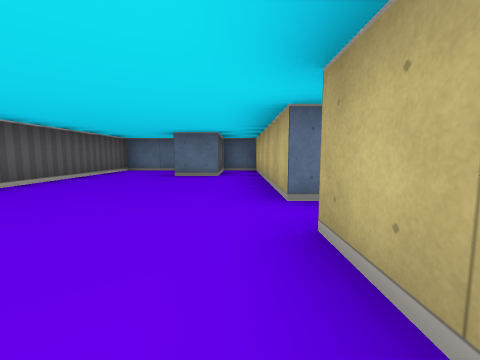
[1] (above)

19 first-person views from a walk through a cub3D ray-caster map. The camera is about half as high as the walls, tilts 6° down and sees 90° across. The floor is counted in squares. Each view is taken from the middle of a square. On the plan, view 1 faces up. The plan holds only what a view shows up to about 9 squares ahead; the rest is blank.

[2]
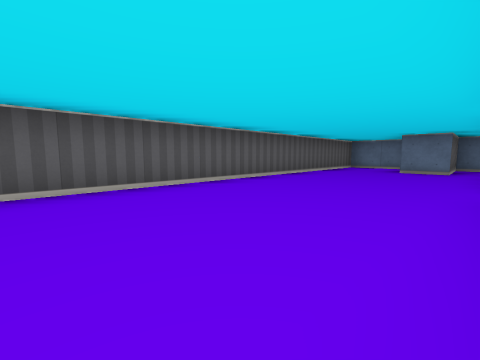

[3]
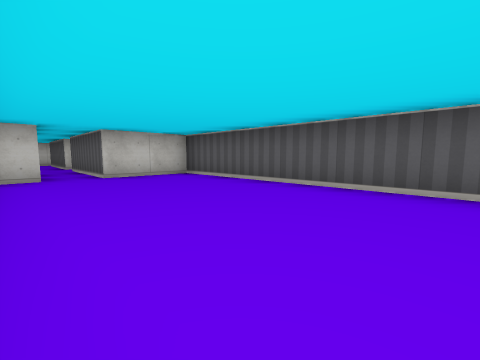

[4]
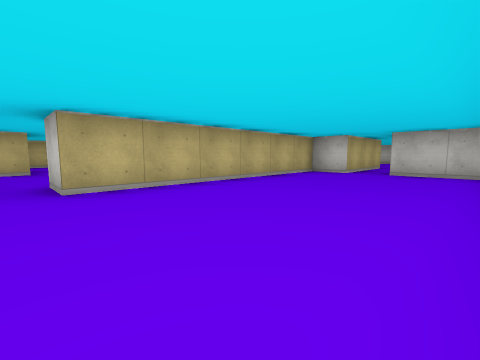

[5]
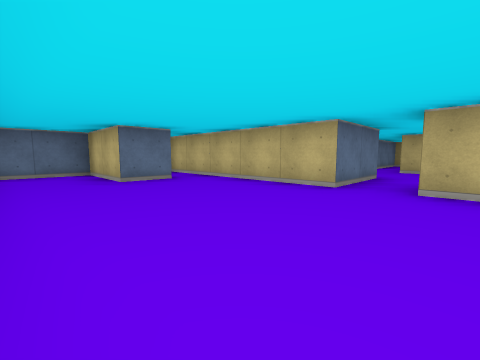

[6]
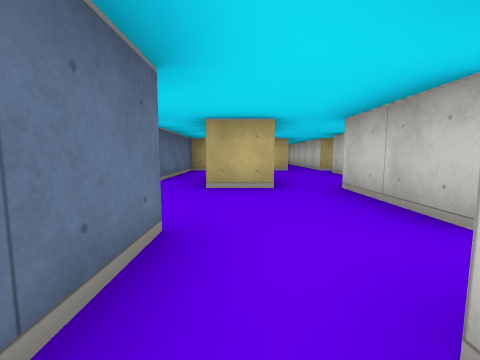

[7]
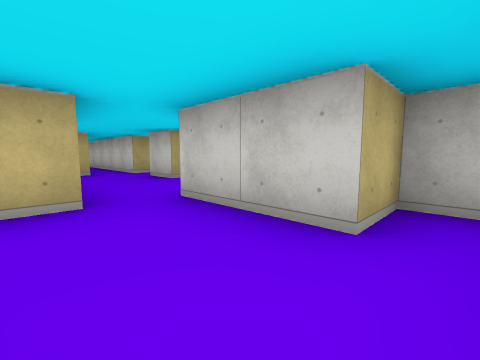

[8]
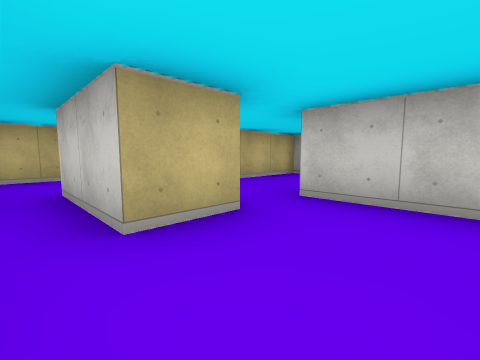

[9]
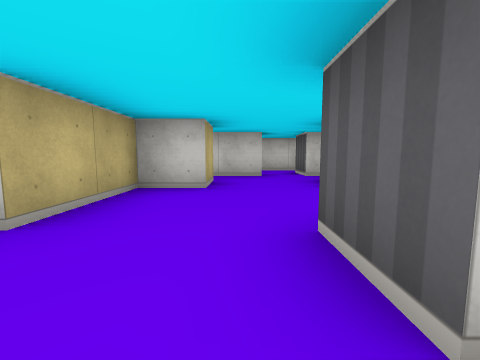

[10]
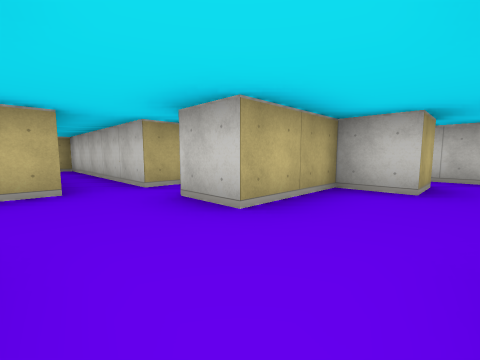

[11]
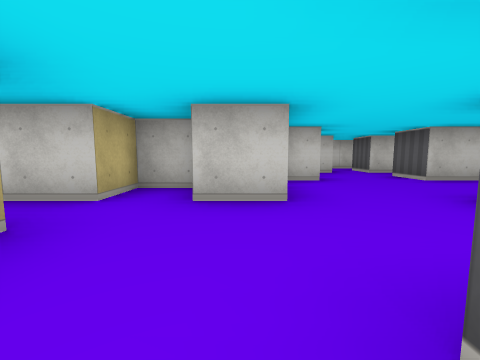

[12]
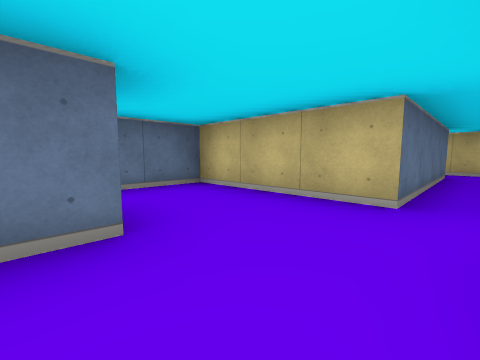

[13]
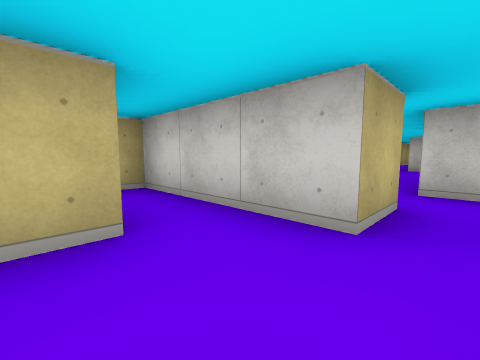

[14]
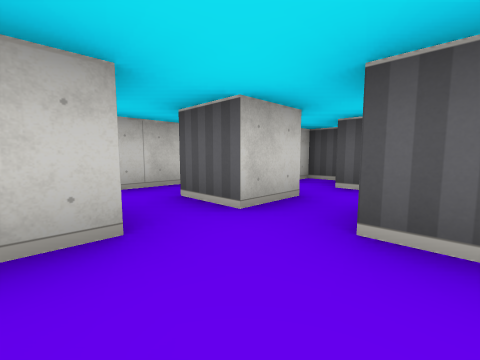

[15]
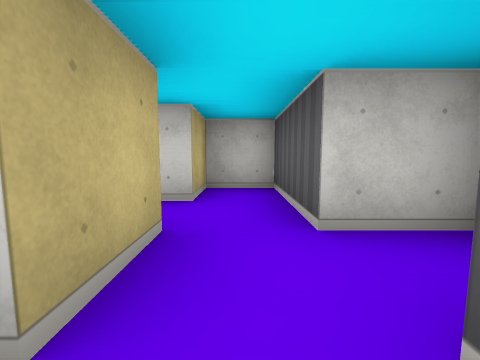

[16]
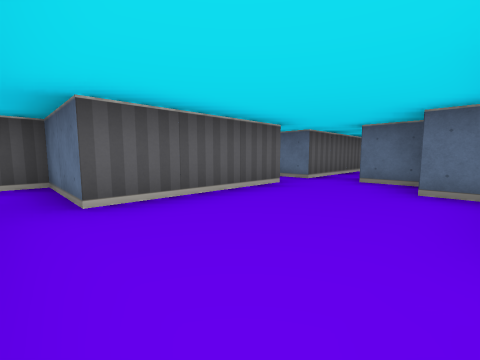

[17]
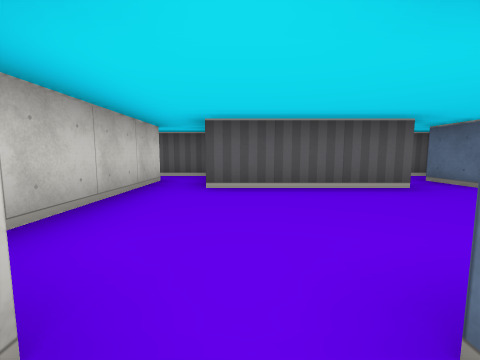

[18]
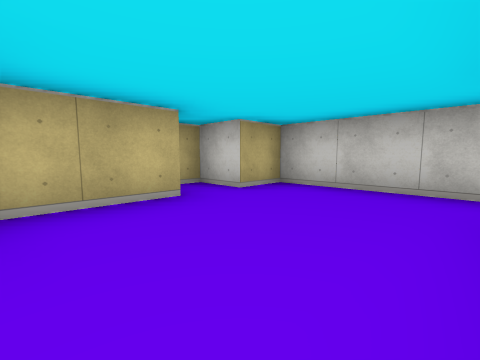

[19]
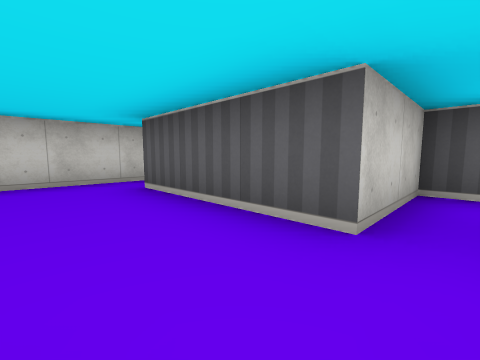

### Floor plan
Ten units are one square. View 1 is at (0, 0); x grows to the right and y downward. Boxes are objects, and circles mark ways between rooms. Rooms are numbered by the first view taken in them; rooms with no view inside come last. Other rooms are left out.
<svg viewBox="-40 -80 170 210">
<path fill="none" stroke="#000" d="M15 -25 5 -25 5 -75 -5 -75 -5 -55 -15 -55 -15 -75 -35 -75 -35 45 -15 45M-5 45 5 45 5 -15 15 -15M25 -25 15 -25M45 -14 45 -25 65 -25M19 5 25 5 25 -5 45 -5M65 -35 55 -35M55 36 55 25 65 25 65 5 75 5M45 -5 45 5M24 25 35 25 35 35M76 15 85 15 85 5 125 5M45 56 45 45 75 45 75 41M66 -15 59 -15M25 55 25 45 35 45 35 55M15 55 15 75 25 75 25 65 45 65M5 49 5 55M125 -5 85 -5 85 -25M11 85 5 85M4 75 -5 75 -5 45M15 106 15 89M-15 125 15 125 15 115 25 115 25 110M-35 66 -35 85 -15 85 -15 115M-15 45 -15 75 -25 75M85 -25 85 -35 65 -35"/>
<circle cx="10" cy="-20" r="3" fill="#2a7"/>
<circle cx="-10" cy="40" r="3" fill="#2a7"/>
<circle cx="50" cy="-10" r="3" fill="#2a7"/>
<circle cx="60" cy="-30" r="3" fill="#2a7"/>
<circle cx="75" cy="-20" r="3" fill="#2a7"/>
<text x="-10" y="-10">1</text>
<text x="30" y="-20">2</text>
<text x="50" y="20">3</text>
<text x="0" y="90">4</text>
<text x="70" y="-30">5</text>
</svg>
Room 1 opens to room 2. Room 1 opens to room 4. Room 2 opens to room 3. Room 2 opens to room 5. Room 3 opens to room 5.

Where each view was taken, in squares from view 1:
view 1: 0 up, 0 right, facing up
view 2: 2 down, 0 right, facing up-left
view 3: 1 up, 0 right, facing down-left
view 4: 2 up, 3 left, facing down-right
view 5: 1 up, 3 left, facing up-right
view 6: 2 up, 1 right, facing right
view 7: 2 up, 2 right, facing down-right
view 8: 3 up, 3 right, facing down-right
view 9: 1 up, 5 right, facing down
view 10: 1 up, 5 right, facing down-right
view 11: 2 up, 7 right, facing down
view 12: 0 up, 6 right, facing up-right
view 13: 3 down, 4 right, facing down-right
view 14: 3 down, 5 right, facing down-left
view 15: 4 down, 2 right, facing down
view 16: 12 down, 1 right, facing up-left
view 17: 11 down, 2 right, facing left
view 18: 9 down, 1 left, facing down-right
view 19: 8 down, 0 right, facing down-left
